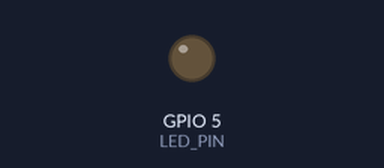
The sketch below on a simulated ESP8266 (NodeMCU). On the bench: output pins drawn as LEDs (lit = HIGH). WiFi joins after 1.5 s; servers stay silent unless stated.

Above: at 1.65 s.
At 9.3 s:
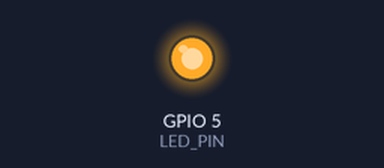
Timing chart, 0 to 21.4 s (numbered marks = the images above):
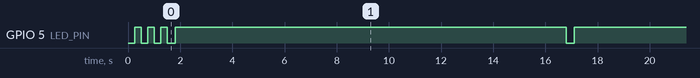

The sketch:

sparkfun_esp8266_thing_test_ThingSpeak.ino
```cpp
// (licence header left out)
#include <ESP8266WiFi.h>
//#include <SparkFun_RHT03.h>
#include "ThingSpeak.h"

// WiFi and Channel parameters
const char WIFI_SSID[] = "FREE_PUBLIC_WIFI";
const char WIFI_PSK[] = "justkidding!1602C";
unsigned long CHANNEL_ID = 1593038;
const char * WRITE_API_KEY = "ZHNDRAFXFYL4LNVL";

// Pin definitions
//const int RHT03_DATA_PIN = 4;
const int LED_PIN = 5;

// Global variables
WiFiClient client;

void setup() {

  // Set up LED for debugging
  pinMode(LED_PIN, OUTPUT);

  // Connect to WiFi
  connectWiFi();

  // Initialize connection to ThingSpeak
  ThingSpeak.begin(client);

  // Call rht.begin() to initialize the sensor and our data pin
  //rht.begin(RHT03_DATA_PIN);
}

void loop() {

  // Flash LED to show that we're sampling
  digitalWrite(LED_PIN, LOW);

  // If successful, the update() function will return 1.
  if (1 == 1)
  {

    // Write the values to our ThingSpeak channel
    ThingSpeak.setField(1, 10);
    ThingSpeak.setField(2, 100);
    ThingSpeak.setField(3, 1000);
    ThingSpeak.writeFields(CHANNEL_ID, WRITE_API_KEY);
  }
  else
  {

    // If the update failed, try delaying for some time
    delay(100);
  }

  // Turn LED off when we've posted the data
  digitalWrite(LED_PIN, HIGH);

  // ThingSpeak will only accept updates every 15 seconds
  delay(15000);
}

// Attempt to connect to WiFi
void connectWiFi() {

  byte led_status = 0;

  // Set WiFi mode to station (client)
  WiFi.mode(WIFI_STA);

  // Initiate connection with SSID and PSK
  String hostname_str = "ESP-host-" + WiFi.macAddress();
  //WiFi.hostname(hostname_str);
  WiFi.begin(WIFI_SSID, WIFI_PSK);

  // Blink LED while we wait for WiFi connection
  while ( WiFi.status() != WL_CONNECTED ) {
    digitalWrite(LED_PIN, led_status);
    led_status ^= 0x01;
    delay(250);
  }

  // Turn LED off when we are connected
  digitalWrite(LED_PIN, HIGH);
}
```

Measured:
- by itself, GPIO 5 (LED_PIN): goes LOW 0.25 s, HIGH 0.25 s, LOW 0.25 s, HIGH 0.25 s, 8 × (LOW 0.30 s, HIGH 15.0 s), LOW 0.30 s, then HIGH
